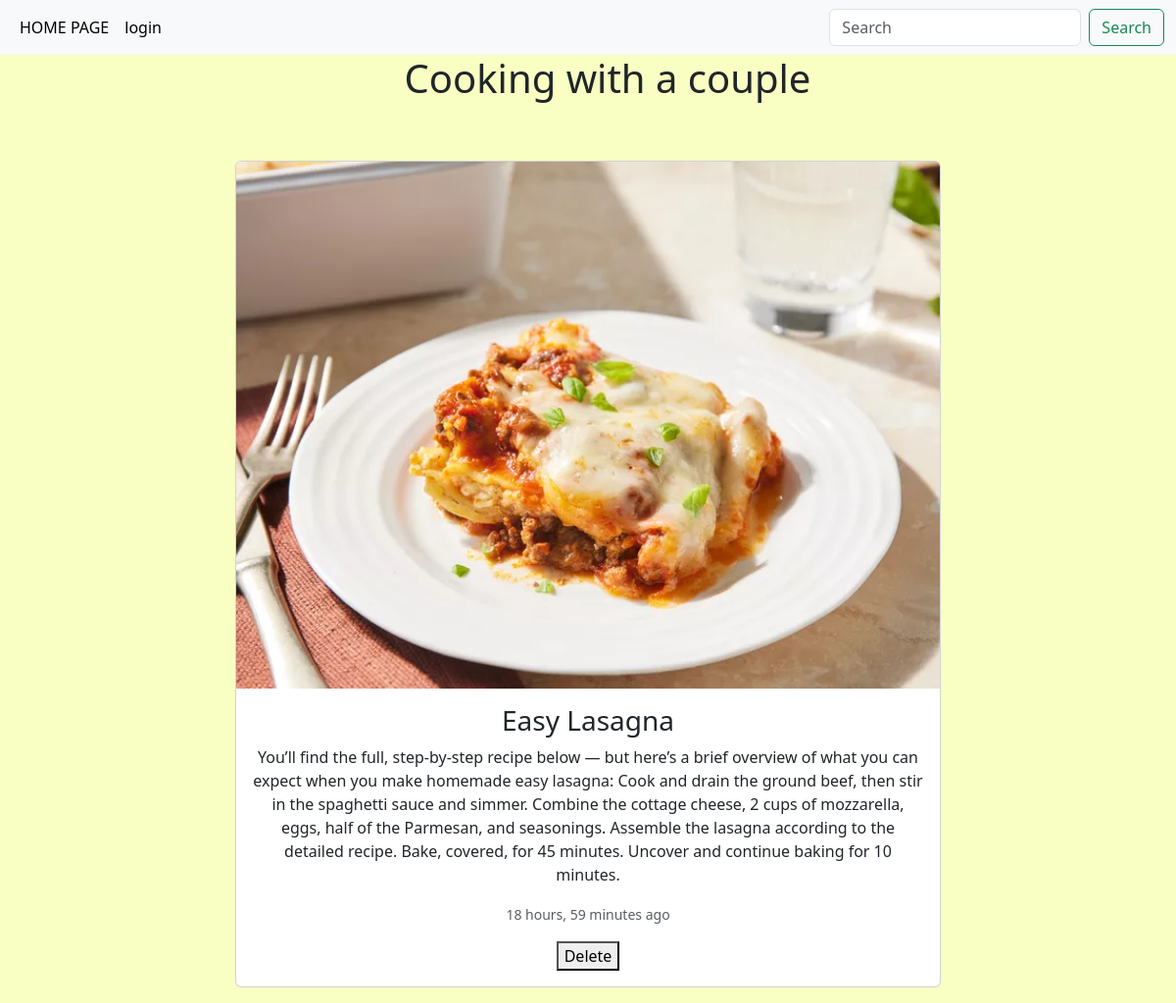
Screenshot of /meal_info/8/ with the database file from the repository.
### base/models.py (models this page shows, shortened)
class Meal(models.Model):
    name = models.CharField(max_length=100)
    description = models.TextField()
    picture = models.ImageField(upload_to='meal_pictures/', null=True, blank=True)
    room = models.ForeignKey(Room, on_delete=models.CASCADE)
    created = models.DateTimeField(auto_now_add=True)
    class Meta:
        ordering=['-created']

### base/views.py (the view)
# urls.py: path('meal_info/<str:pk>/', views.meal_info, name='meal_info')
def meal_info(request, pk):
    meal = Meal.objects.get(id=int(pk))
    return render(request, 'base/meal_info.html', {'meal': meal})

### base/templates/base/meal_info.html (shortened to what this page needs)
{% extends 'main.html' %}
{% block content %}
            <div>
                <div style="text-align: center;">
                    <h1 style="margin-left: 40px;">Cooking with a couple</h1>
                        <div class="card mb-3" style="margin: 5% 20%">
                          <img src="{{meal.picture.url}}" class="card-img-top" alt="IMG">
                          <div class="card-body">
                             <h3>{{ meal.name }}</h3>
                            <p class="card-text">{{meal.description}}</p>
                            <p class="card-text"><small class="text-body-secondary">{{meal.created|timesince}} ago</small></p>
                              <form action="{% url 'delete_meal' meal.id %}" method="post">
                                <button type="submit">Delete</button>
                              </form>
                          </div>
                        </div>
{% endblock %}

### templates/main.html (shortened to what this page needs)
<!DOCTYPE html>
<html lang="en">
<head>
    <link href="https://cdn.jsdelivr.net/npm/bootstrap@5.3.3/dist/css/bootstrap.min.css" rel="stylesheet">
</head>
<body>
{% include 'navbar.html' %}
{% block content %}
{% endblock %}
</body>
</html>

### templates/navbar.html (shortened to what this page needs)
<nav class="navbar navbar-expand-lg bg-body-tertiary">
  <div class="container-fluid">
    <div class="collapse navbar-collapse" id="navbarSupportedContent">
      <ul class="navbar-nav me-auto mb-2 mb-lg-0">
        <li class="nav-item">
          <a class="nav-link active" aria-current="page" href="{%  url 'home'%}">HOME PAGE </a>
        </li>
        {% if request.user.is_authenticated%}
            <li class="nav-item">
              <a class="nav-link active" aria-current="page" href="{% url 'logout'%}">logout</a>
            </li>
        {%else%}
            <li class="nav-item">
              <a class="nav-link active" aria-current="page" href="{% url 'login'%}">login</a>
            </li>
        {%endif%}
      </ul>
      <form class="d-flex" role="search" method="get" action="{% url 'home' %}">
        <input class="form-control me-2" type="search"  name='q' placeholder="Search" aria-label="Search">
        <button class="btn btn-outline-success" type="submit">Search</button>
      </form>
    </div>
  </div>
</nav>
<a href="%  url 'home'%">

### templates/navbar.html (style rules this page uses)
body { background-color:rgb(249, 300, 195) }

### rows the page displays
Meal: picture (picture), name "Easy Lasagna", description "You’ll find the full, step-by-step recipe below — but here’s a brief overview of what you can expect when you make homemade easy lasagna: Cook and drain the ground beef, then stir in the spaghetti sauce and simmer. Combine the cottage cheese, 2 cups of mozzarella, eggs, half of the Parmesan, and seasonings. Assemble the lasagna according to the detailed recipe. Bake, covered, for 45 minutes. Uncover and continue baking for 10 minutes.", created "18 hours, 59 minutes"
